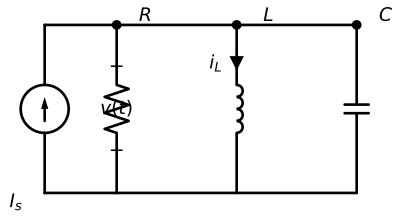

This figure's Python source:
"""Q2: Parallel RLC Step Response — Current source with R, L, C in parallel."""
import schemdraw
import schemdraw.elements as elm

with schemdraw.Drawing(file='diagrams/week10/q2_parallel_rlc_step.svg') as d:
    d.config(unit=3.5, fontsize=14, font='sans-serif')

    # DC current source on the left (vertical, arrow pointing up)
    source = d.add(elm.SourceI().up().label('$I_s$', loc='left', ofst=(0, 0.6)))

    # Top rail rightward
    d += elm.Line().right().length(1.5).at(source.end)
    d += elm.Dot()

    # Save junction for parallel branches
    junction_top = d.here

    # Branch 1: Resistor (leftmost parallel branch)
    d.push()
    R = d.add(elm.Resistor().down().label('$R$', loc='right', ofst=(0, 0.6)))
    junction_bot_R = d.here
    d.pop()

    # Line to next branch
    d += elm.Line().right().length(2.5)
    d += elm.Dot()
    d.push()

    # Branch 2: Inductor (middle parallel branch)
    L = d.add(elm.Inductor().down().label('$L$', loc='right', ofst=(0, 0.6)))
    # Current arrow on inductor
    d += elm.CurrentLabelInline(direction='in').at(L).label('$i_L$')
    junction_bot_L = d.here
    d.pop()

    # Line to next branch
    d += elm.Line().right().length(2.5)
    d += elm.Dot()

    # Branch 3: Capacitor (rightmost parallel branch)
    C = d.add(elm.Capacitor().down().label('$C$', loc='right', ofst=(0, 0.6)))
    junction_bot_C = d.here

    # Bottom rail: connect all branch bottoms
    d += elm.Line().left().at(junction_bot_C).tox(junction_bot_R)

    # Voltage label across parallel combination (on top rail)
    d += elm.Line().left().at(junction_bot_R).tox(source.start)
    d += elm.Line().up().toy(source.start)

    # Voltage polarity: v(t) across the parallel combination
    d += elm.Gap().down().at(junction_top).label(['+', '$v(t)$', '−'])
